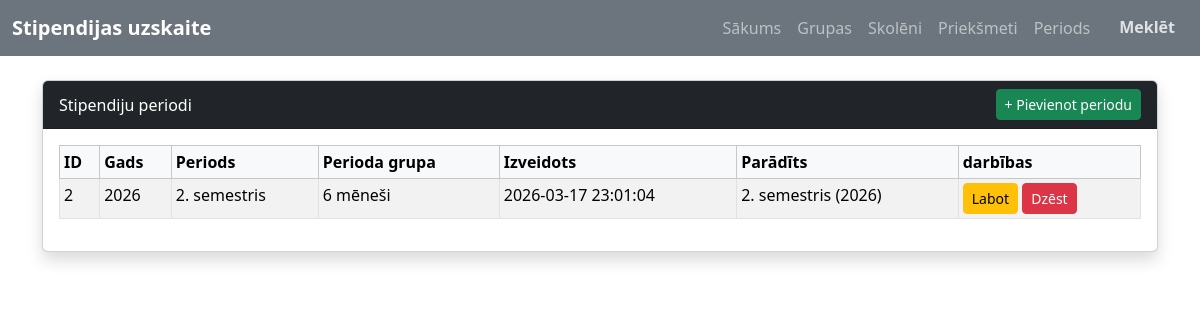
Page /period on the earlier database version.
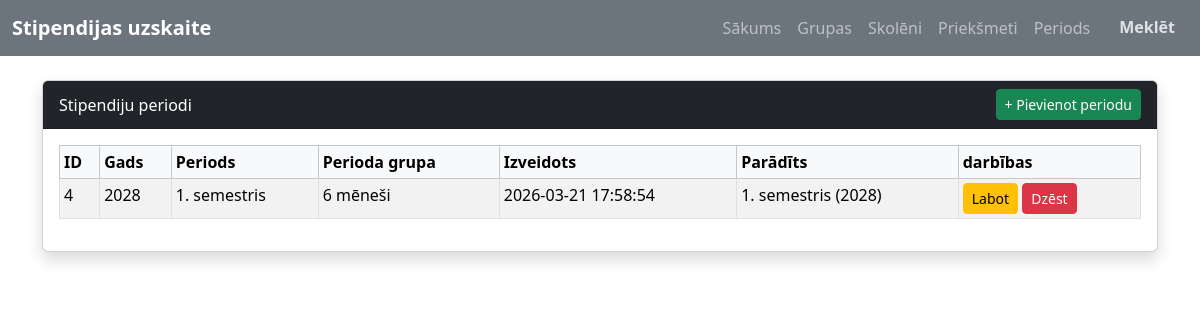
Same page on the later database version.
### tables this page shows
CREATE TABLE `stipend_periods` (
  `id` int(11) NOT NULL,
  `year` int(11) DEFAULT NULL,
  `period` varchar(20) DEFAULT NULL,
  `period_group` varchar(50) DEFAULT NULL,
  `created_at` datetime DEFAULT current_timestamp()
);

### Core/functions.php (called while the page is built, shortened)
<?php
function base_path($path) {
    return BASE_PATH . $path;
}
function view($path, $attributes = [] ) {
    extract($attributes);
    require base_path("app/views/{$path}");
}

### app/controllers/period/StipendPeriodController.php (called while the page is built, shortened)
<?php
try {
    $db = App::resolve(Database::class);
} catch (\Exception $e) {
    error_log("Neizdevās izveidot datubāzes savienojumu: " . $e->getMessage());
    die("Sistēma šobrīd nav pieejama. Lūdzu, mēģiniet vēlāk.");
}
try {
    $sql = "SELECT * FROM stipend_periods ORDER BY year DESC, id DESC";
    $periods = $db->query($sql)->get();
} catch (\Exception $e) {
    error_log("Kļūda ielādējot stipend_periods: " . $e->getMessage());
    $periods = [];
}
try {
    view('stipend_period/index.php', [
        'periods' => $periods
    ]);
} catch (\Exception $e) {
    error_log("Kļūda ielādējot skatu stipend_period/index.php: " . $e->getMessage());
    echo "Diemžēl periodu sarakstu ielādēt neizdevās.";
}

### public/index.php (called while the page is built, shortened)
<?php
require BASE_PATH . 'Core/functions.php';
spl_autoload_register(function ($class) {
    $class = str_replace('\\', DIRECTORY_SEPARATOR, $class);
});
$router = new \Core\Router();
$path = parse_url($_SERVER['REQUEST_URI'], PHP_URL_PATH);
$method = $_POST['_method'] ?? $_SERVER['REQUEST_METHOD'];
require base_path('bootstrap.php');
$router->route($path, $method);

### Core/App.php (called while the page is built, shortened)
<?php
class App
{
    protected static $container;
    public static function setContainer ($container) {
        static::$container = $container;
    }
    public static function Container()
    {
        return static::$container;
    }
    public static function resolve($key) {
        return static::Container()->resolve($key);
    }
}

### Core/Container.php (called while the page is built, shortened)
<?php
class Container
{
    protected $bindings = [];
    public function bind($key, $resolver)
    {
        $this->bindings[$key] = $resolver;
    }
    public function resolve($key)
    {
        $resolver = $this->bindings[$key];
        return call_user_func($resolver);
    }
}

### config.php (called while the page is built)
<?php
return [
    'database' => [
        'host' => 'localhost',
        'port' => 3306,
        'dbname' => 'stipendiju_uzskaite',
        'charset' => 'utf8mb4'
    ]
];

### bootstrap.php (called while the page is built, shortened)
<?php
$container = new Container();
$container->bind('Core\Database', function () {
    $config = require base_path('config.php');
    return new Database($config['database']);
});

### Core/Database.php (called while the page is built, shortened)
<?php
class Database
{
    public $connection;
    public $statement;
    public function __construct($config, $username = 'root', $password = '')
    {
        $dns = 'mysql: ' . http_build_query($config, '', ';');
        $this->connection = new PDO($dns, $username, $password, [
            PDO::ATTR_DEFAULT_FETCH_MODE => PDO::FETCH_ASSOC
        ]);
    }
    public function query($query, $params = [])
    {
        $this->statement = $this->connection->prepare($query);
        $this->statement->execute($params);
        return $this;
    }
    public function get()
    {
        return $this->statement->fetchAll();
    }
}

### app/views/stipend_period/index.php (the view, shortened to what the changed rows need)
<?php
require base_path('app/views/partials/head.php');
require base_path('app/views/partials/nav.php');
$periods = $periods ?? [];
?>
<div class="container mt-4">
    <div class="card shadow">
        <div class="card-header  bg-dark text-white d-flex justify-content-between align-items-center">
            <span>Stipendiju periodi</span>
            <a href="/period/create" class="btn btn-success btn-sm">
                + Pievienot periodu
            </a>
        </div>
        <div class="card-body">
            <?php if (!empty($periods)): ?>
                <div style="overflow-x:auto;">
                    <table class="table table-striped table-bordered table-sm">
                        <thead class="table-light">
                            <tr>
                                <th>ID</th>
                                <th>Gads</th>
                                <th>Periods</th>
                                <th>Perioda grupa</th>
                                <th>Izveidots</th>
                                <th>Parādīts</th>
                                <th>darbības</th>
                            </tr>
                        </thead>
                        <tbody>
                            <?php foreach ($periods as $p): ?>
                                <tr>
                                    <td><?= htmlspecialchars($p['id']) ?></td>
                                    <td><?= htmlspecialchars($p['year']) ?></td>
                                    <td><?= htmlspecialchars($p['period']) ?></td>
                                    <td><?= htmlspecialchars($p['period_group']) ?></td>
                                    <td><?= htmlspecialchars($p['created_at']) ?></td>
                                    <td>
                                        <?= htmlspecialchars($p['period'] . ' (' . $p['year'] . ')') ?>
                                    </td>
                                    <td>
                                        <a href="/period/edit?id=<?= $p['id'] ?>" class="btn btn-sm btn-warning">Labot</a>
                                        <form method="POST" action="/delete" style="display:inline;">
                                            <button type="submit" class="btn btn-sm btn-danger" onclick="return confirm('Dzēst ierakstu?')">
                                                Dzēst
                                            </button>
                                        </form>
                                    </td>
                                </tr>
                            <?php endforeach; ?>
                        </tbody>
                    </table>
                </div>
            <?php else: ?>
                <div class="alert alert-warning">
                    Nav atrastu periodu.
                </div>
            <?php endif; ?>
        </div>
    </div>
</div>
<?php
require base_path('app/views/partials/footer.php');
?>

### Core/router.php (shortened to what the changed rows need)
<?php
class Router {
    protected $routes = [];
    public function add($uri, $controller, $method) {
        $this->routes[] = [
            'uri' => $uri,
            'controller' => $controller,
            'method' => $method,
            'middleware' => null
        ];
        return $this;
    }
    public function route($uri, $method) {
        foreach ($this->routes as $route) {
            if ($route['uri'] === $uri && $route['method'] === strtoupper($method)){
                return require base_path('app/controllers/' . $route['controller']);
            }
        }
    }
}

### app/views/partials/nav.php (shortened to what the changed rows need)
<nav class="navbar navbar-expand-lg navbar-dark bg-secondary" data-bs-theme="dark">
    <div class="container-fluid">
        <a class="navbar-brand fw-bold" href="/">
            Stipendijas uzskaite
        </a>
        <div class="collapse navbar-collapse" id="navbarNav">
            <ul class="navbar-nav ms-auto">
                <li class="nav-item">
                    <a class="nav-link" href="/">Sākums</a>
                </li>
                <li class="nav-item">
                    <a class="nav-link" href="/groups">Grupas</a>
                </li>
                <li class="nav-item">
                    <a class="nav-link" href="/students">Skolēni</a>
                </li>
                <li class="nav-item">
                    <a class="nav-link" href="/subjects">Priekšmeti</a>
                </li>
                <li class="nav-item">
                    <a class="nav-link" href="/period">Periods</a>
                </li>
                <li class="nav-item">
                    <a class="btn fw-bold ms-2" href="/search">Meklēt</a>
                </li>
            </ul>
        </div>
    </div>
</nav>

Differences in the rows shown:
removed stipend_periods: id "2", year "2026", period "2. semestris", period_group "6 mēneši", created_at "2026-03-17 23:01:04", period+year "2. semestris (2026)"
added stipend_periods: id "4", year "2028", period "1. semestris", period_group "6 mēneši", created_at "2026-03-21 17:58:54", period+year "1. semestris (2028)"
